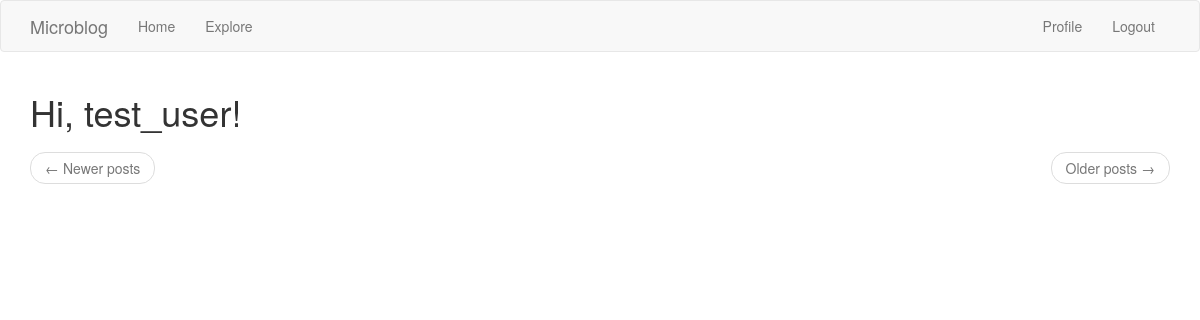
The app's page /explore (signed in), older data.
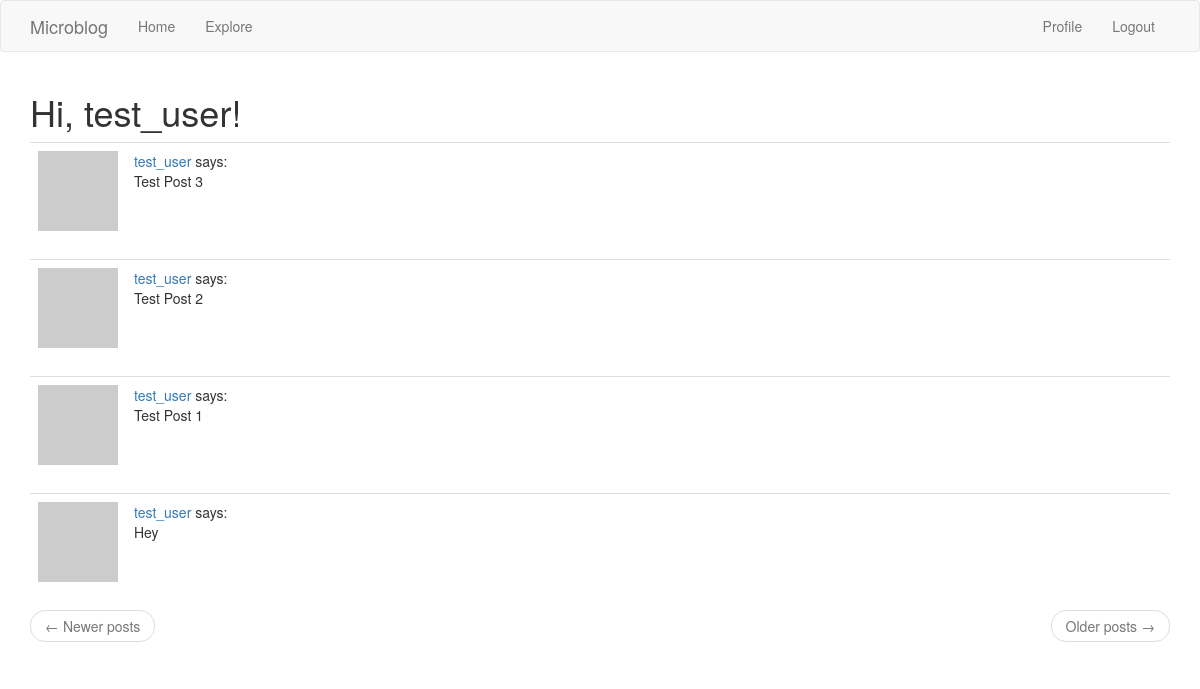
The same page, newer data.
### app/models.py (models this page shows, shortened)
class User(UserMixin, db.Model):
    id = db.Column(db.Integer, primary_key=True)
    username = db.Column(db.String(64), index=True, unique=True)
    email = db.Column(db.String(120), index=True, unique=True)
    password_hash = db.Column(db.String(128))
    about_me = db.Column(db.String(140))
    last_seen = db.Column(db.DateTime, default=datetime.utcnow)
    posts = db.relationship("Post", backref="author", lazy="dynamic")
    followed = db.relationship(
        "User",
        secondary=followers,
        primaryjoin=(followers.c.follower_id == id),
        secondaryjoin=(followers.c.followed_id == id),
        backref=db.backref("followers", lazy="dynamic"),
        lazy="dynamic",
    )
    def avatar(self, size):
        digest = md5(self.email.lower().encode("utf-8")).hexdigest()
        return f"https://www.gravatar.com/avatar/{digest}?d=identicon&s={size}"

class Post(UserMixin, db.Model):
    id = db.Column(db.Integer, primary_key=True)
    body = db.Column(db.String(140))
    timestamp = db.Column(db.DateTime, index=True, default=datetime.utcnow)
    user_id = db.Column(db.Integer, db.ForeignKey("user.id"))

### app/routes.py (the view)
@app.route("/explore")
@login_required
def explore():
    page = request.args.get("page", 1, type=int)
    posts = Post.query.order_by(Post.timestamp.desc()).paginate(
        page, app.config["POSTS_PER_PAGE"], False
    )
    next_url = url_for("explore", page=posts.next_num) if posts.has_next else None
    prev_url = url_for("explore", page=posts.prev_num) if posts.has_prev else None
    return render_template(
        "index.html",
        title="Explore",
        posts=posts.items,
        next_url=next_url,
        prev_url=prev_url,
    )

### app/models.py (called while the page is built)
@login.user_loader
def load_user(id):
    return User.query.get(int(id))

### app/routes.py (called while the page is built)
@app.before_request
def before_request():
    if current_user.is_authenticated:
        current_user.last_seen = datetime.utcnow()
        db.session.commit()

### app/templates/index.html (shortened to what this page needs)
{% extends "base.html" %}
{% block app_content %}
    <h1>Hi, {{ current_user.username }}!</h1>
    {% for post in posts %}
        {% include '_post.html' %}
    {% endfor %}
    <nav aria-label="...">
        <ul class="pager">
            <li class="previous{% if not prev_url %} disabled{% endif %}">
                <a href="{{ prev_url or '#' }}">
                    <span aria-hidden="true">&larr;</span> Newer posts
                </a>
            </li>
            <li class="next{% if not next_url %} disabled{% endif %}">
                <a href="{{ next_url or '#' }}">
                    Older posts <span aria-hidden="true">&rarr;</span>
                </a>
            </li>
        </ul>
    </nav>
{% endblock %}

### app/templates/base.html (shortened to what this page needs)
{% extends 'bootstrap/base.html' %}
{% block navbar %}
    <nav class="navbar navbar-default">
        <div class="container">
            <div class="navbar-header">
                <a class="navbar-brand" href="{{ url_for('index') }}">Microblog</a>
            </div>
            <div class="collapse navbar-collapse" id="bs-example-navbar-collapse-1">
                <ul class="nav navbar-nav">
                    <li>
                        <a href="{{ url_for('index') }}">Home</a>
                    </li>
                    <li>
                        <a href="{{ url_for('explore') }}">Explore</a>
                    </li>
                </ul>
                <ul class="nav navbar-nav navbar-right">
                    {% if current_user.is_anonymous %}
                        <li>
                            <a href="{{ url_for('login') }}">Login</a>
                        </li>
                    {% else %}
                        <li>
                            <a href="{{ url_for('user', username=current_user.username) }}">Profile</a>
                        </li>
                        <li>
                            <a href="{{ url_for('logout') }}">Logout</a>
                        </li>
                    {% endif %}
                </ul>
            </div>
        </div>
    </nav>
{% endblock %}
{% block content %}
    <div class="container">
        {% block app_content %}{% endblock %}
    </div>
{% endblock %}

### app/templates/_post.html
<table class="table table-hover">
    <tr>
        <td width="70px">
            <a href="{{ url_for('user', username=post.author.username) }}">
                <img src="{{ post.author.avatar(70) }}" />
            </a>
        </td>
        <td>
            <a href="{{ url_for('user', username=post.author.username) }}">{{ post.author.username }}</a>
            says:
            <br>
            {{ post.body }}
        </td>
    </tr>
</table>

Row changes from the older to the newer data that the page shows:
added Post: author.username "test_user", body "Test Post 3"
added Post: author.username "test_user", body "Test Post 2"
added Post: author.username "test_user", body "Test Post 1"
added Post: author.username "test_user", body "Hey"
